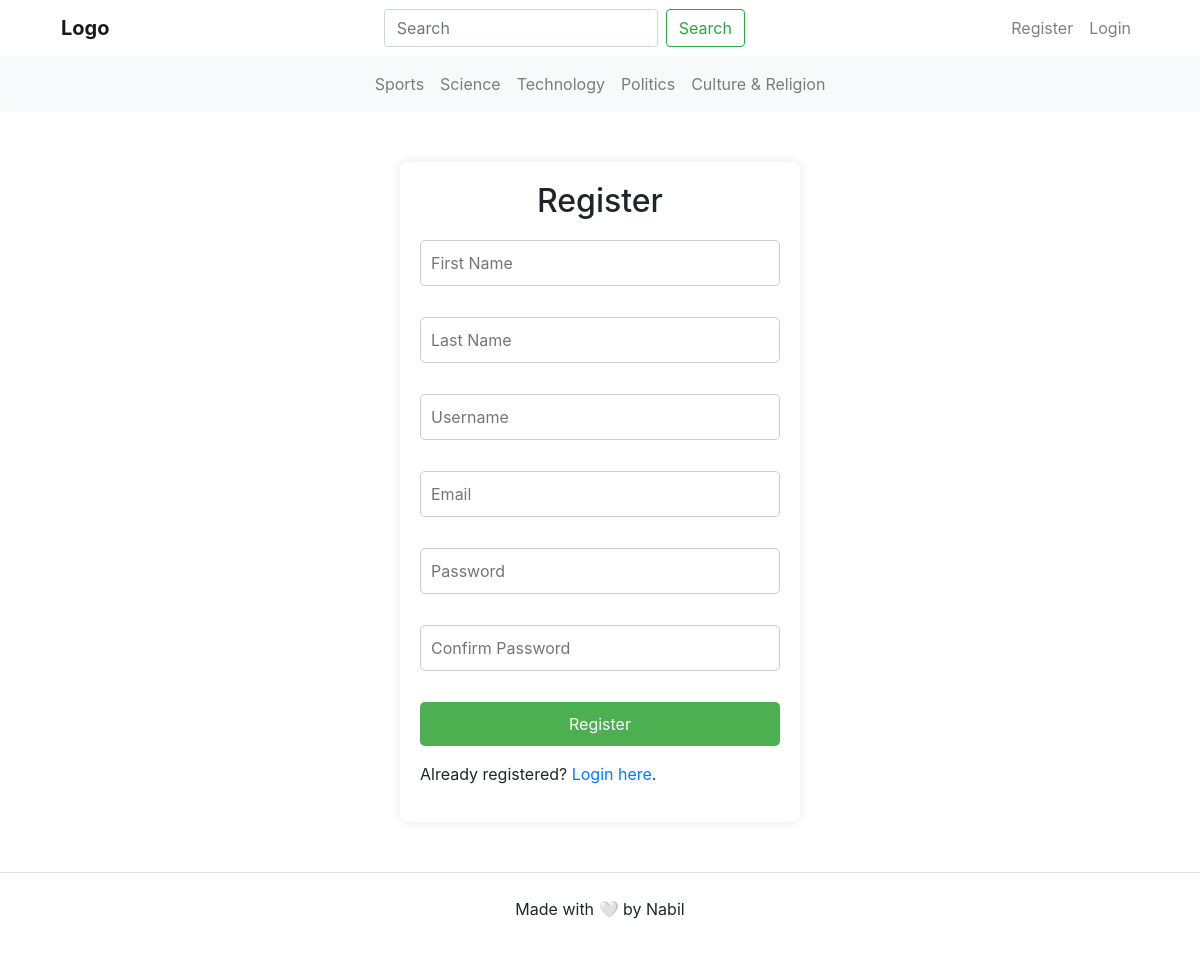
Screenshot of /register/ with the database file from the repository.
### category/models.py (models this page shows, shortened)
class Category(models.Model):
    category = models.CharField(max_length=200, unique=True)
    created_at = models.DateTimeField(auto_now=True)
    updated_at = models.DateTimeField(auto_now_add=True)
    class Meta:
        verbose_name_plural = 'categories'

### blog_app/views.py (the view, shortened to what this page needs)
# urls.py: path('register/', views.register, name='register'),
def register(request):
    return render(request, 'register.html')

### category/context_processors.py (called while the page is built)
def get_category(request):
    categories = Category.objects.all()
    context = {
        'categories':categories,
    }
    return context

### templates/register.html (shortened to what this page needs)
{% extends 'base.html' %}
{% load static %}
{% block styles %}
    {{ block.super }}
{% endblock %}
{% block body %}
    <div class="register-container">
        <h2>Register</h2>
        <form action="{% url 'register' %}" method="POST">
            <div class="form-group">
                <input type="text" name="first_name" placeholder="First Name" required>
            </div>
            <div class="form-group">
                <input type="text" name="last_name" placeholder="Last Name" required>
            </div>
            <div class="form-group">
                <input type="text" name="username" placeholder="Username" required>
            </div>
            <div class="form-group">
                <input type="email" name="email" placeholder="Email" required>
            </div>
            <div class="form-group">
                <input type="password" name="password" id="password" placeholder="Password" required>
            </div>
            <div class="form-group">
                <input type="password" name="confirm_password" placeholder="Confirm Password" required>
            </div>
            <div class="form-group">
                <input type="submit" value="Register">
            </div>
        </form>
        <div class="login-link">
            <p>Already registered? <a href="{% url 'login_view' %}">Login here</a>.</p>
        </div>
    </div>
{% endblock %}

### templates/base.html (shortened to what this page needs)
{% load static %}
<!DOCTYPE html>
<html lang="en">
<head>
  <link rel="stylesheet" href="https://cdnjs.cloudflare.com/ajax/libs/font-awesome/4.7.0/css/font-awesome.min.css">
  <link href="https://stackpath.bootstrapcdn.com/bootstrap/4.5.2/css/bootstrap.min.css" rel="stylesheet">
  {% block styles %}
  <link href="{% static 'css/base.css' %}" rel="stylesheet">
  {% endblock %}
</head>
<body>
<div class="container">
  <nav class="navbar navbar-expand-lg navbar-light">
    <a class="navbar-brand" href="{% url 'home' %}">Logo</a>
    <div class="collapse navbar-collapse" id="navbarNav">
      <form onsubmit="return validateForm();" action="{% url 'search' %}" method="GET" class="form-inline my-2 my-lg-0 navbar-search">
        <input name="search_keyword" id="search_keyword" class="form-control mr-sm-2" type="search" placeholder="Search" aria-label="Search">
        <button id="submit_button_search" class="btn btn-outline-success my-2 my-sm-0" type="submit">Search</button>
      </form>
      <ul class="navbar-nav ml-auto">
        {% if not user.is_authenticated %}
        <li class="nav-item">
          <a class="nav-link" href="{% url 'register' %}">Register</a>
        </li>
        <li class="nav-item">
          <a class="nav-link" href="{% url 'login_view' %}">Login</a>
        </li>
        {% endif %}
      </ul>
    </div>
  </nav>
</div>
<nav class="navbar navbar-expand-lg navbar-light bg-light rounded mb-3">
  <div class="collapse navbar-collapse" id="navbarCategories">
    <ul class="navbar-nav mr-auto">
      {% for cat in categories %}
      <li class="nav-item">
        <a class="nav-link" href="{% url 'category_blog' cat.id %}">{{ cat.category }}</a>
      </li>
      {% endfor %}
    </ul>
  </div>
</nav>
{% block body %}{% endblock %}
<footer>
  <div class="p-4 text-center border-top">
    <p>Made with 🤍 by Nabil</p>
  </div>
</footer>
</body>
</html>

### static/css/base.css (style rules this page uses)
.navbar-brand { font-weight: bold; }
.navbar-nav { margin-left: auto; }
.navbar-search { margin-left: auto; margin-right: auto; }

### templates/register.html (style rules this page uses)
.register-container { max-width: 400px; margin: 50px auto; padding: 20px; background-color: #fff; border-radius: 8px; box-shadow: 0 0 10px rgba(0, 0, 0, 0.1); }
.register-container h2 { text-align: center; margin-bottom: 20px; }
.register-container input[type="text"], .register-container input[type="email"], .register-container input[type="password"] { width: 100%; padding: 10px; margin-bottom: 15px; border: 1px solid #ccc; border-radius: 5px; box-sizing: border-box; }
.register-container input[type="submit"] { width: 100%; background-color: #4caf50; color: #fff; padding: 10px; border: none; border-radius: 5px; cursor: pointer; }

### rows the page displays
Category: category "Sports"
Category: category "Science"
Category: category "Technology"
Category: category "Politics"
Category: category "Culture & Religion"
